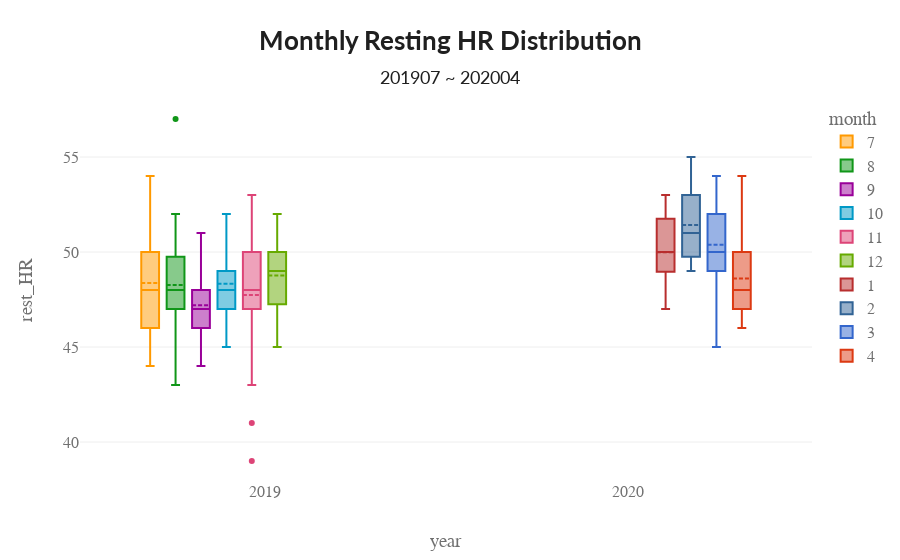

Source (notebook cell):
### Code cell
# Target distribution by month in each year
t_ = ['Monthly Resting HR Distribution', '201907 ~ 202004']
fig = px.box(data, x='year', y='rest_HR', color='month', title=format_title(*t_), template=custom_template,
category_orders={"month": [str(i) for i in range(1, 13)]})
fig.update_traces(boxmean=True)
fig.update_xaxes(showspikes=True, spikecolor="green", spikesnap="cursor", spikemode="across")
fig.update_yaxes(showspikes=True, spikecolor="orange", spikethickness=2)
fig.show()

### Figure 1 — Plotly figure (JSON) as saved in the notebook; plotly's stock layout.template omitted (floating-point values rounded to 4 significant figures)
{"data": [{"alignmentgroup": "True", "boxmean": true, "hovertemplate": "month=7<br>year=%{x}<br>rest_HR=%{y}<extra></extra>", "legendgroup": "7", "marker": {"color": "#FF9900"}, "name": "7", "notched": false, "offsetgroup": "7", "orientation": "v", "showlegend": true, "type": "box", "x": [2019, 2019, 2019, 2019, 2019, 2019, 2019, 2019, 2019, 2019, 2019, 2019, 2019, 2019, 2019, 2019, 2019, 2019, 2019, 2019, 2019, 2019, 2019, 2019, 2019, 2019, 2019, 2019, 2019, 2019], "x0": " ", "xaxis": "x", "y": [53, 51, 48, 48, 48, 45, 46, 49, 46, 46, 50, 49, 52, 45, 48, 53, 54, 50, 47, 48, 44, 52, 50, 48, 47, 45, 46, 48, 47, 48], "y0": " ", "yaxis": "y"}, {"alignmentgroup": "True", "boxmean": true, "hovertemplate": "month=8<br>year=%{x}<br>rest_HR=%{y}<extra></extra>", "legendgroup": "8", "marker": {"color": "#109618"}, "name": "8", "notched": false, "offsetgroup": "8", "orientation": "v", "showlegend": true, "type": "box", "x": [2019, 2019, 2019, 2019, 2019, 2019, 2019, 2019, 2019, 2019, 2019, 2019, 2019, 2019, 2019, 2019, 2019, 2019, 2019, 2019, 2019, 2019, 2019, 2019, 2019, 2019, 2019, 2019, 2019, 2019, 2019], "x0": " ", "xaxis": "x", "y": [50, 45, 46, 52, 49, 50, 47, 51, 51, 48, 48, 57, 52, 46, 45, 48, 48, 48, 49, 50, 48, 48, 43, 49, 47, 47, 49, 48, 45, 47, 45], "y0": " ", "yaxis": "y"}, {"alignmentgroup": "True", "boxmean": true, "hovertemplate": "month=9<br>year=%{x}<br>rest_HR=%{y}<extra></extra>", "legendgroup": "9", "marker": {"color": "#990099"}, "name": "9", "notched": false, "offsetgroup": "9", "orientation": "v", "showlegend": true, "type": "box", "x": [2019, 2019, 2019, 2019, 2019, 2019, 2019, 2019, 2019, 2019, 2019, 2019, 2019, 2019, 2019, 2019, 2019, 2019, 2019, 2019, 2019, 2019, 2019, 2019, 2019, 2019, 2019, 2019, 2019, 2019], "x0": " ", "xaxis": "x", "y": [48, 47, 46, 46, 46, 48, 44, 47, 48, 45, 45, 46, 48, 51, 46, 47, 47, 47, 46, 45, 46, 49, 49, 50, 48, 49, 48, 46, 50, 48], "y0": " ", "yaxis": "y"}, {"alignmentgroup": "True", "boxmean": true, "hovertemplate": "month=10<br>year=%{x}<br>rest_HR=%{y}<extra></extra>", "legendgroup": "10", "marker": {"color": "#0099C6"}, "name": "10", "notched": false, "offsetgroup": "10", "orientation": "v", "showlegend": true, "type": "box", "x": [2019, 2019, 2019, 2019, 2019, 2019, 2019, 2019, 2019, 2019, 2019, 2019, 2019, 2019, 2019, 2019, 2019, 2019, 2019, 2019, 2019, 2019, 2019, 2019, 2019, 2019, 2019, 2019, 2019, 2019, 2019], "x0": " ", "xaxis": "x", "y": [47, 51, 48, 47, 47, 48, 49, 48, 45, 47, 48, 46, 52, 47, 47, 49, 47, 48, 49, 48, 50, 50, 48, 48, 47, 49, 49, 50, 48, 51, 50], "y0": " ", "yaxis": "y"}, {"alignmentgroup": "True", "boxmean": true, "hovertemplate": "month=11<br>year=%{x}<br>rest_HR=%{y}<extra></extra>", "legendgroup": "11", "marker": {"color": "#DD4477"}, "name": "11", "notched": false, "offsetgroup": "11", "orientation": "v", "showlegend": true, "type": "box", "x": [2019, 2019, 2019, 2019, 2019, 2019, 2019, 2019, 2019, 2019, 2019, 2019, 2019, 2019, 2019, 2019, 2019, 2019, 2019, 2019, 2019, 2019, 2019, 2019, 2019, 2019, 2019, 2019, 2019, 2019], "x0": " ", "xaxis": "x", "y": [48, 47, 48, 43, 48, 48, 49, 46, 48, 52, 47, 49, 48, 49, 47, 53, 50, 50, 50, 50, 39, 51, 48, 44, 41, 49, 49, 50, 43, 48], "y0": " ", "yaxis": "y"}, {"alignmentgroup": "True", "boxmean": true, "hovertemplate": "month=12<br>year=%{x}<br>rest_HR=%{y}<extra></extra>", "legendgroup": "12", "marker": {"color": "#66AA00"}, "name": "12", "notched": false, "offsetgroup": "12", "orientation": "v", "showlegend": true, "type": "box", "x": [2019, 2019, 2019, 2019, 2019, 2019, 2019, 2019, 2019, 2019, 2019, 2019, 2019, 2019, 2019, 2019, 2019, 2019, 2019, 2019, 2019, 2019, 2019, 2019, 2019, 2019, 2019, 2019, 2019, 2019, 2019], "x0": " ", "xaxis": "x", "y": [48, 47, 49, 49, 50, 47, 49, 49, 48, 46, 48, 48.7, 49, 47, 51, 51, 47, 45, 48, 49, 48, 51, 51, 51, 46, 47, 49, 50, 52, 51, 50], "y0": " ", "yaxis": "y"}, {"alignmentgroup": "True", "boxmean": true, "hovertemplate": "month=1<br>year=%{x}<br>rest_HR=%{y}<extra></extra>", "legendgroup": "1", "marker": {"color": "#B82E2E"}, "name": "1", "notched": false, "offsetgroup": "1", "orientation": "v", "showlegend": true, "type": "box", "x": [2020, 2020, 2020, 2020, 2020, 2020, 2020, 2020, 2020, 2020, 2020, 2020, 2020, 2020, 2020, 2020, 2020, 2020, 2020, 2020, 2020, 2020, 2020, 2020, 2020, 2020, 2020, 2020, 2020, 2020, 2020], "x0": " ", "xaxis": "x", "y": [49.2, 48.94, 49, 50, 53, 53, 50, 49, 51, 51, 52, 49, 53, 47, 50, 49, 48, 51, 47, 48, 52, 50, 48, 52, 49.54, 47, 48, 53, 49, 52, 51], "y0": " ", "yaxis": "y"}, {"alignmentgroup": "True", "boxmean": true, "hovertemplate": "month=2<br>year=%{x}<br>rest_HR=%{y}<extra></extra>", "legendgroup": "2", "marker": {"color": "#316395"}, "name": "2", "notched": false, "offsetgroup": "2", "orientation": "v", "showlegend": true, "type": "box", "x": [2020, 2020, 2020, 2020, 2020, 2020, 2020, 2020, 2020, 2020, 2020, 2020, 2020, 2020, 2020, 2020, 2020, 2020, 2020, 2020, 2020, 2020, 2020, 2020, 2020, 2020, 2020, 2020, 2020], "x0": " ", "xaxis": "x", "y": [53, 52, 55, 51, 51, 51, 55, 53, 52, 49, 52, 51, 53, 49, 54, 52.25, 49, 53, 50, 55, 49, 51, 52, 50, 49, 52, 50, 49, 49], "y0": " ", "yaxis": "y"}, {"alignmentgroup": "True", "boxmean": true, "hovertemplate": "month=3<br>year=%{x}<br>rest_HR=%{y}<extra></extra>", "legendgroup": "3", "marker": {"color": "#3366CC"}, "name": "3", "notched": false, "offsetgroup": "3", "orientation": "v", "showlegend": true, "type": "box", "x": [2020, 2020, 2020, 2020, 2020, 2020, 2020, 2020, 2020, 2020, 2020, 2020, 2020, 2020, 2020, 2020, 2020, 2020, 2020, 2020, 2020, 2020, 2020, 2020, 2020, 2020, 2020, 2020, 2020, 2020, 2020], "x0": " ", "xaxis": "x", "y": [48, 49, 51, 51, 54, 52, 45, 50, 53, 54, 49, 49, 51, 49, 51.8, 53, 48, 50, 49, 49, 54, 49, 54, 52, 51, 49, 48, 51, 53, 47, 48], "y0": " ", "yaxis": "y"}, {"alignmentgroup": "True", "boxmean": true, "hovertemplate": "month=4<br>year=%{x}<br>rest_HR=%{y}<extra></extra>", "legendgroup": "4", "marker": {"color": "#DC3912"}, "name": "4", "notched": false, "offsetgroup": "4", "orientation": "v", "showlegend": true, "type": "box", "x": [2020, 2020, 2020, 2020, 2020, 2020, 2020, 2020, 2020, 2020, 2020, 2020, 2020, 2020, 2020, 2020, 2020, 2020, 2020, 2020, 2020, 2020, 2020, 2020, 2020, 2020, 2020, 2020, 2020, 2020], "x0": " ", "xaxis": "x", "y": [48, 50, 51, 47, 48, 50, 47, 47, 47, 48, 48, 50, 46, 46, 48, 53, 51, 48, 54, 49, 48, 49, 46, 49, 47, 50, 47, 48, 49, 49.04], "y0": " ", "yaxis": "y"}], "layout": {"boxmode": "group", "legend": {"title": {"text": "month"}, "tracegroupgap": 0}, "title": {"text": "<b>Monthly Resting HR Distribution</b><br><span style=\"font-size: 18px;\">201907 ~ 202004</span>"}, "xaxis": {"anchor": "y", "domain": [0, 1], "showspikes": true, "spikecolor": "green", "spikemode": "across", "spikesnap": "cursor", "title": {"text": "year"}}, "yaxis": {"anchor": "x", "domain": [0, 1], "showspikes": true, "spikecolor": "orange", "spikethickness": 2, "title": {"text": "rest_HR"}}}}
